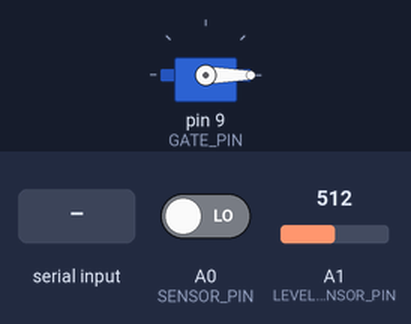
This sketch was run on a simulated Arduino Uno, built with avr-gcc and run on an emulated ATmega328P. On the bench: servo. The inputs (shaded band) are chosen by the test bench; at power-on: A0 (SENSOR_PIN) LOW, A1 (LEVEL_SENSOR_PIN) = 512. What the sketch prints to the serial monitor is not drawn.

Above: at 1.2 s.
1.3 s: "O" received over Serial
At 2.1 s:
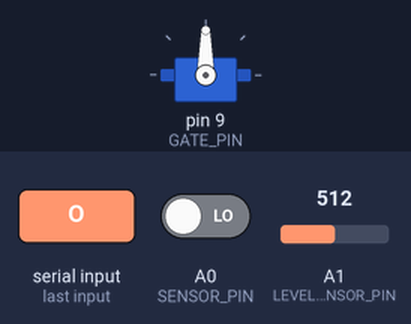
4.3 s: A0 (SENSOR_PIN) driven HIGH
Timing chart, 0 to 7.3 s (numbered marks = the images above; inputs shaded):
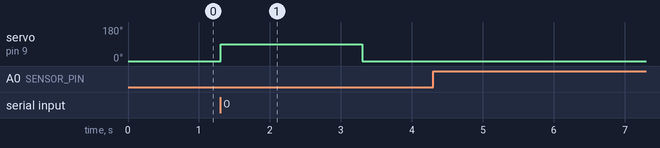

Measured:
- after the input at 1.3 s, servo on pin 9 (GATE_PIN): 0° → 90° at once, → 0° 2.0 s later
- after the input at 4.3 s, every drawn part: stays the same

The sketch:

arduino_gate.ino
```cpp
// Código para Arduino: Control de compuerta inteligente
// Recibe señales del script de Python vía serial para activar la compuerta

#define GATE_PIN 9  // Pin para el servo o relé de la compuerta
#define SENSOR_PIN A0  // Pin para sensor de entrada (opcional)
#define LEVEL_SENSOR_PIN A1  // Pin para sensor de nivel del bote

#include <Servo.h>

Servo gateServo;

void setup() {
  Serial.begin(9600);  // Comunicación serial con Python
  gateServo.attach(GATE_PIN);
  gateServo.write(0);  // Posición inicial (cerrada)
  pinMode(SENSOR_PIN, INPUT);
  pinMode(LEVEL_SENSOR_PIN, INPUT);
}

void loop() {
  if (Serial.available() > 0) {
    char command = Serial.read();
    if (command == 'O') {  // Abrir compuerta para botella
      gateServo.write(90);  // Abrir
      delay(2000);  // Mantener abierto 2 segundos
      gateServo.write(0);  // Cerrar
    } else if (command == 'C') {  // Cerrar o para otros residuos
      gateServo.write(0);
    }
  }

  // Monitoreo de sensores (opcional, enviar datos a Python)
  int entryDetected = digitalRead(SENSOR_PIN);
  int level = analogRead(LEVEL_SENSOR_PIN);

  if (entryDetected == HIGH) {
    Serial.println("Entrada detectada");
  }

  if (level > 500) {  // Umbral para nivel alto
    Serial.println("Bote casi lleno");
  }

  delay(100);
}
```
